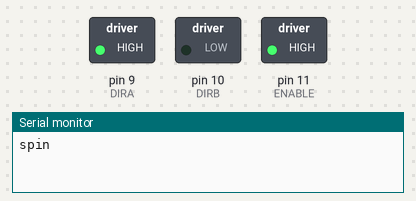
Simulated run of this sketch. Board: Arduino Uno, built with avr-gcc and run on an emulated ATmega328P. Shown: switched loads named in the sketch (green lamp = pin HIGH), the last lines printed to the serial monitor.

Above: at 1.2 s.
At 3.7 s:
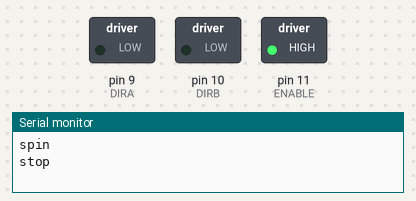
Timing chart, 0 to 5.8 s (numbered marks = the images above):
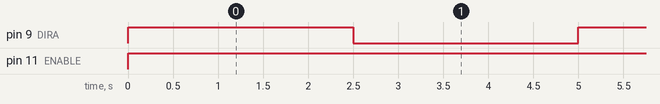

The sketch:

relay.ino
```cpp
/************************
  Exercise the motor using
  the relay
************************/

#define ENABLE 11
#define DIRA 9
#define DIRB 10

int i;

void setup() {
  //---set pin direction
  pinMode(ENABLE, OUTPUT);
  pinMode(DIRA, OUTPUT);
  pinMode(DIRB, OUTPUT);
  Serial.begin(9600);
}

void loop() {

  //---relay example
  digitalWrite(ENABLE, HIGH); // enable on
  for (i = 0; i < 5; i++)
  {
    Serial.println("spin");
    digitalWrite(DIRA, HIGH); //motor spins
    digitalWrite(DIRB, LOW);
    delay(2500);
    Serial.println("stop");
    digitalWrite(DIRA, LOW); //motor stops
    digitalWrite(DIRB, LOW);
    delay(2500);
  }
}
```

relay2.ino
```cpp
//Some text in the file
//These are comments
//Author: tps
//Date: 11/26/2024
//Rev: 0.1


//end
```

relay3.ino
```cpp
//Test File 3
//This is on a branch
//then it will be pushed up
//then it will be merged back to main
//hopefully it will work
//then the branch will be deleted
```

relay4.ino
```cpp
//test the branch again
//somehow put relay3.ino in main
//to try again!!
```

Measured:
- by itself, pin 9 (DIRA): alternates HIGH for 2.5 s and LOW for 2.5 s
- by itself, pin 11 (ENABLE): LOW → HIGH at 0.00 s
